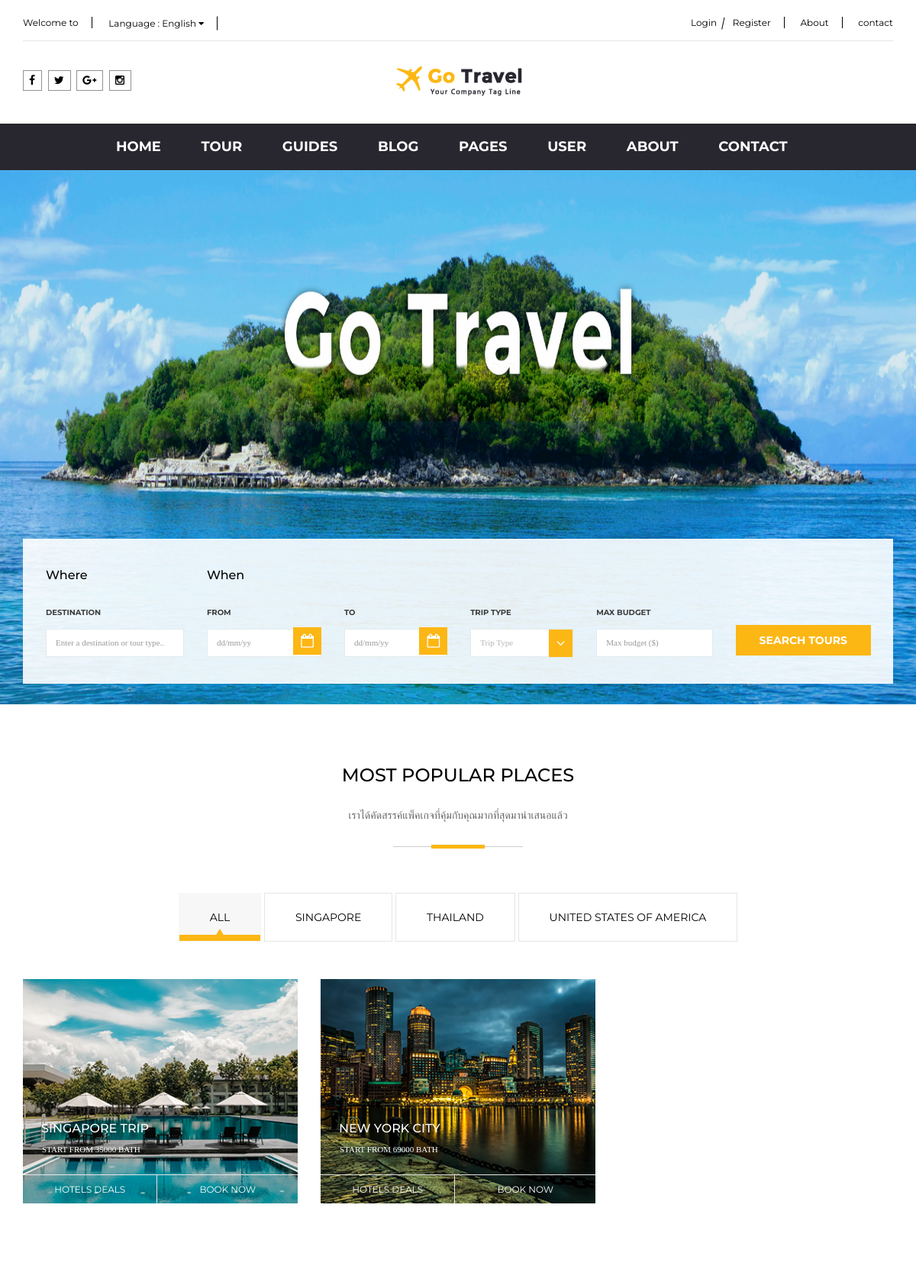
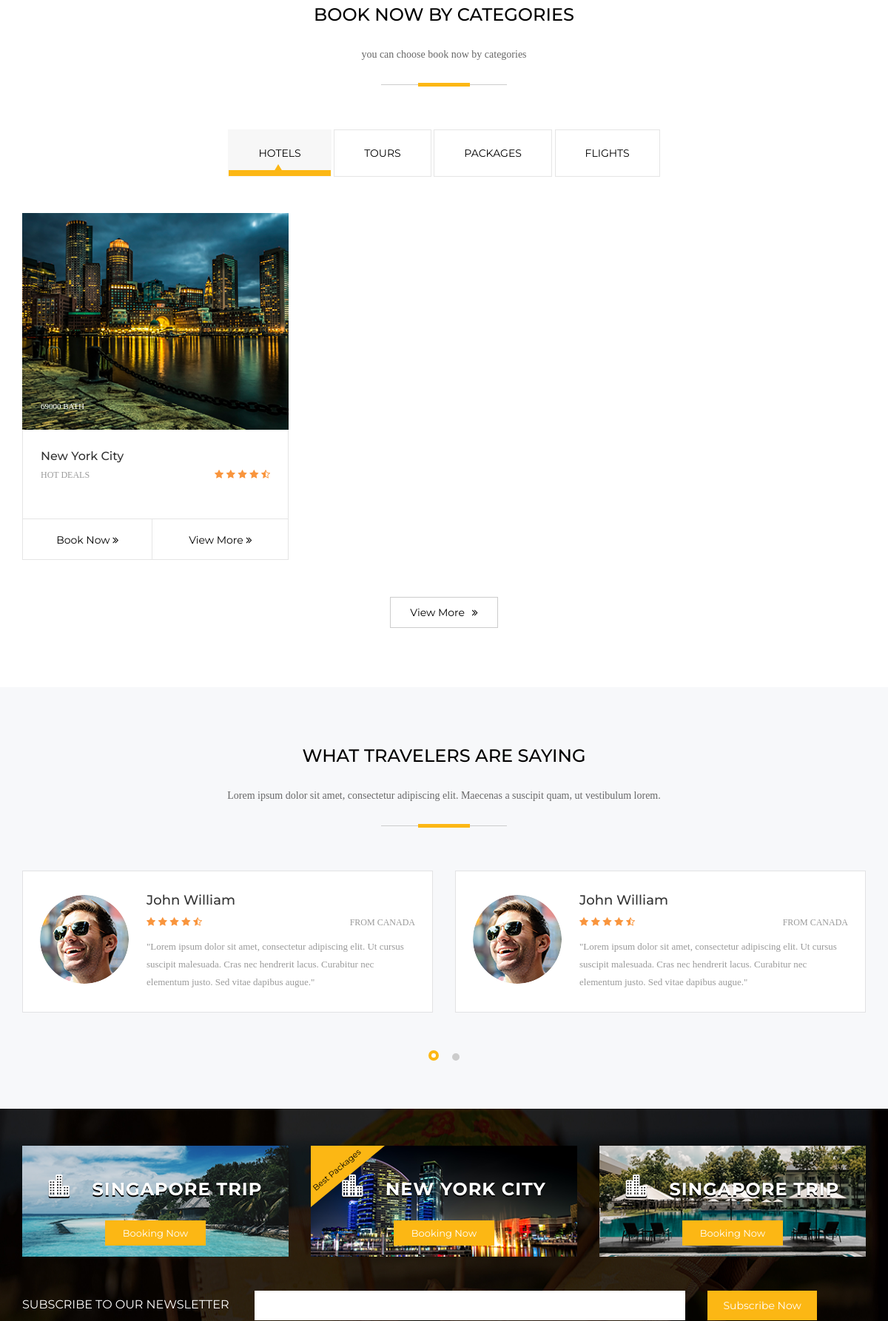
/index.php/main (upper part), run on the app's committed database (2 pictures, top to bottom).
### tables this page shows
CREATE TABLE `lang_static` (
  `id` int(11) NOT NULL,
  `name` varchar(100) NOT NULL,
  `data` mediumtext NOT NULL
);

CREATE TABLE `config` (
  `title` longtext NOT NULL,
  `description` longtext NOT NULL,
  `keywords` longtext NOT NULL,
  `footer` longtext NOT NULL,
  `logo` varchar(100) NOT NULL,
  `email` varchar(100) NOT NULL,
  `mobile` varchar(100) NOT NULL,
  `facebook` varchar(100) NOT NULL,
  `google` varchar(100) NOT NULL,
  `ig` varchar(100) DEFAULT NULL,
  `twitter` varchar(100) NOT NULL,
  `auto_verify` int(1) NOT NULL,
  `line` varchar(100) DEFAULT NULL,
  `latitude` double DEFAULT NULL,
  `longtitude` double DEFAULT NULL,
  `address` longtext,
  `slogan` longtext,
  `paypal_email` varchar(100) DEFAULT NULL
);

CREATE TABLE `banner` (
  `banner_id` int(11) NOT NULL,
  `banner_head` varchar(100) DEFAULT NULL,
  `banner_title` varchar(100) DEFAULT NULL,
  `banner_description` text,
  `banner_image` varchar(100) DEFAULT NULL,
  `active` int(1) DEFAULT '1',
  `link` varchar(100) DEFAULT NULL,
  `room_id` int(11) DEFAULT NULL,
  `position` enum('home') NOT NULL
);

CREATE TABLE `countries` (
  `num_code` int(3) NOT NULL DEFAULT '0',
  `alpha_2_code` varchar(2) DEFAULT NULL,
  `alpha_3_code` varchar(3) DEFAULT NULL,
  `en_short_name` varchar(52) DEFAULT NULL,
  `nationality` varchar(39) DEFAULT NULL
);

CREATE TABLE `rooms` (
  `room_id` int(11) NOT NULL,
  `category_id` int(11) NOT NULL,
  `room_no` varchar(100) DEFAULT NULL,
  `room_name` longtext NOT NULL,
  `room_short` longtext,
  `room_description` longtext,
  `room_price` float NOT NULL,
  `room_total` int(11) DEFAULT NULL,
  `room_status` enum('Y','N') NOT NULL,
  `room_image` varchar(100) DEFAULT NULL,
  `seo_title` longtext,
  `seo_keywords` longtext,
  `seo_description` longtext,
  `link` varchar(100) DEFAULT NULL,
  `star` double DEFAULT NULL,
  `country_id` int(3) NOT NULL,
  `deal` enum('hot','hotel') NOT NULL,
  `use_view` int(1) NOT NULL
);

CREATE TABLE `category` (
  `category_id` int(11) NOT NULL,
  `category_name` longtext,
  `category_detail` longtext
);

CREATE TABLE `content` (
  `content_id` int(11) NOT NULL,
  `content_name` longtext NOT NULL,
  `content_short` longtext,
  `content_description` longtext,
  `create_date` datetime NOT NULL,
  `content_path` varchar(100) DEFAULT NULL,
  `content_type` enum('content','promotion') NOT NULL,
  `room_id` int(11) DEFAULT NULL,
  `link` varchar(100) DEFAULT NULL,
  `recommend` int(1) DEFAULT NULL
);

### application/views/main.php (the view, shortened to what the rows shown need)
<!DOCTYPE html>
<html lang="en" dir="ltr">
<head>
<link href="bootstrap/css/bootstrap.css" rel="stylesheet">
<link href="css/ele-style.css" rel="stylesheet" type="text/css"/>
<link href="css/style.css" rel="stylesheet" type="text/css"/>
<link href="css/responsive.css" rel="stylesheet" type="text/css"/>
<link href="font-awesome/css/font-awesome.min.css" rel="stylesheet" type="text/css" />
<link href="js/owl-carousel/owl.carousel.css" rel="stylesheet" type="text/css" />
<link href="js/dist/css/bootstrap-select.css" rel="stylesheet" type="text/css" />
<link href="js/datetimepicker/bootstrap-datetimepicker.min.css" rel="stylesheet" type="text/css" />
</head>
<body>
	<div id="top">
		<div class="container">
			<div id="top-links" class="nav">
				<ul class="list-inline pull-left">
					<li>
						<a href="#"><?php echo line('welcome to');?> <?php echo title();?></a>
					</li>
				</ul>
				<ul class="list-inline pull-right button">
					<li><a href="login.html"><?php echo line('login');?></a>
						<a href="register.html"><?php echo line('register');?></a>
					</li>
					<li><a href="about.html"><?php echo line('about');?></a></li>
					<li><a href="contact.html"><?php echo line('contact');?></a></li>
				</ul>
			</div>
		</div>
	</div>
	<header>
		<div class="container">
			<div class="row">
			    <div class="col-sm-4 col-md-4 col-xs-12">
					<div id="logo">
						<a href=""><img class="img-responsive" src="<?php echo site_url('public/upload/'.get_logo());?>" alt="logo" title="logo" /></a>
					</div>
				</div>
			</div>
		</div>
	</header>
	<div class="slice">
		<div class="slideshow owl-carousel">
			<?php foreach($banner as $b):?>
			<div class="item">
				<img src="<?php echo base_url('public/upload/banner/'.$b->banner_image);?>" alt="slider" title="slider" class="img-responsive"/>
            </div>
        	<?php endforeach;?>
		</div>
		<div class="slide-detail">
			<div class="container">
				<form class="form-horizontal" method="post">
					<div class="form-group">
						<div class="col-sm-2 wid">
							<h2>Where</h2>
						</div>
						<div class="col-sm-10 wid1">
							<h2>When</h2>
						</div>
					</div>
				</form>
			</div>
		</div>
	</div>
<div class="placetop">
	<div class="container">
		<div class="row">
			<div class="places">
				<h1><?php echo line('MOST POPULAR PLACES');?></h1>
				<p><?php echo line('desc most pop');?></p>
				<hr>
				<ul class="nav nav-tabs list-inline">
					<li class="active">
					</li>
					<?php foreach($countries as $c):?>
						<li class="">
							<a href="#<?php echo $c->alpha_3_code;?>" data-toggle="tab" aria-expanded="false"><?php echo $c->en_short_name;?></a>
						</li>
					<?php endforeach;?>
				</ul>
			</div>
			<div class="tab-content">
				<div class="tab-pane active" id="all">
					<?php foreach($rooms as $rm):
						$lang = lang();
						$name  =unserialize($rm->room_name);
						?>
							<div class="col-md-4 col-lg-4 col-sm-6 col-xs-12">
								<div class="product-thumb">
									<div class="image">
										<a href="<?php echo getLink($rm->room_id);?>"><img src="<?=base_url();?>public/upload/tour/<?=$rm->room_image;?>" alt="<?php echo $name[$lang];?>" title="<?php echo $name[$lang];?>" class="img-responsive" /></a>
										<div class="matter">
											<h2><?php echo $name[$lang];?></h2>
											<p><?php echo line('start from');?> <?=$rm->room_price;?> <?php echo line('bath');?></p>
											<ul class="list-inline">
												<li><a href="<?php echo getLink($rm->room_id);?>">hotels deals </a></li>
												<li><a href="<?php echo getLink($rm->room_id);?>"><?php echo line('book now');?> </a></li>
											</ul>
										</div>
									</div>
								</div>
							</div>
					<?php endforeach;?>
				</div>
			</div>
		</div>
	</div>
</div>
<div class="placetop">
	<div class="container">
		<div class="row">
			<div class="places">
				<h1><?php echo line('book now by categories');?></h1>
				<p><?php echo line('choose book now by categories');?></p>
				<hr>
				<ul class="nav nav-tabs list-inline">
					<?php $i = 1; foreach($category as $cat):
						$lang = $this->session->userdata('lang')?$this->session->userdata('lang'):'en';
						$txt = unserialize($cat->category_name);
						?>
						<li class="<?php echo $i==1?'active':'';?>">
							<a href="#<?php echo strtolower($txt['en']);?>" data-toggle="tab" aria-expanded="true"><?php echo $txt[$lang];?></a>
						</li>
					<?php $i++; endforeach;?>
				</ul>
			</div>
			<div class="tab-content tour">
				<?php $i = 1; foreach($category as $cat):
					$txt = unserialize($cat->category_name);
				?>
					<div class="tab-pane <?php echo $i==1?'active':'';?>" id="<?php echo strtolower($txt['en']);?>">
					<?php foreach($rooms as $rm):?>
						<?php if ($rm->category_id == $cat->category_id):
						$lang = lang();
						$name  =unserialize($rm->room_name);
						?>
						<div class="col-md-4 col-lg-4 col-sm-6 col-xs-12">
							<div class="product-thumb">
								<div class="image">
									<a href="<?php echo getLink($rm->room_id);?>">
										<img src="<?=base_url();?>public/upload/tour/<?=$rm->room_image;?>" alt="<?php echo $name[$lang];?>" title="<?php echo $name[$lang];?>" class="img-responsive" />
									</a>
									<div class="matter">
										<p><?=$rm->room_price;?> <?php echo line('bath');?></p>
									</div>
								</div>
								<div class="caption">
									<div class="inner">
										<h4><?php echo $name[$lang];?></h4>
										<div class="rate">
											<div class="pull-left">
												<span>HOT DEALS</span>
											</div>
											<div class="pull-right">
												<i class="fa fa-star" aria-hidden="true"></i>
												<i class="fa fa-star" aria-hidden="true"></i>
												<i class="fa fa-star" aria-hidden="true"></i>
												<i class="fa fa-star" aria-hidden="true"></i>
												<i class="fa fa-star-half-o" aria-hidden="true"></i>
											</div>
										</div>
									</div>
									<div class="text-left">
										<button type="button" onclick="location.href='<?php echo site_url('tour/id/'.$rm->room_id);?>'"><?php echo line('book now');?> <i class="fa fa-angle-double-right" aria-hidden="true"></i></button>
										<button type="button" onclick="location.href='<?php echo site_url('tour/id/'.$rm->room_id);?>'">View More <i class="fa fa-angle-double-right" aria-hidden="true"></i></button>
									</div>
								</div>
							</div>
						</div>
						<?php endif;?>
					<?php $i++; endforeach;?>
					</div>
				<?php endforeach;?>
			</div>
		</div>
	</div>
</div>
<div class="testimonail">
	<div class="container">
		<div class="row">
			<div class="places">
				<h1>what travelers are saying</h1>
			</div>
		</div>
	</div>
</div>
<?php $this->load->view('_footer');?>
</body>
</html>

### application/views/_footer.php (shortened to what the rows shown need)
<div class="news">
    <div class="newsinner">
    <div class="container">
        <div class="row">
            <?php
            $bannerContent  = getPromotionBanner();
            if (count($bannerContent)>0):?>
            <?php foreach($bannerContent as $bc):
            $lang = lang();
            $bcname = unserialize($bc->room_name);
            ?>
            <div class="col-sm-4 col-xs-12">
                <div class="product-thumb">
                    <div class="image">
                        <a href="<?php echo site_url('tour/id/'.$bc->room_id);?>">
                            <img src="<?=base_url();?>public/upload/content/<?=$bc->content_path;?>" class="img-responsive"/>
                        </a>
                        <?php if ($bc->recommend==1):?>
                            <div class="off">
                                <span><?php echo line('Best Packages');?></span>
                            </div>
                        <?php endif;?>
                        <div class="matter">
                            <p class="des"><span class="icon_building_alt"></span> <?php echo $bcname[$lang];?></p>
                            <button type="button" onclick="top.location.href='<?php echo site_url('tour/id/'.$bc->room_id);?>'"> Booking Now</button>
                        </div>
                    </div>
                </div>
            </div>
            <?php endforeach;
            endif;?>
            <div class="col-sm-12">
                <form class="subscribe">
                    <div class="form-group">
                        <div class="input-group">
                            <label><?php echo line('subscribe');?></label>
                            <input placeholder="" name="subscribe_email" value="" type="text">
                            <button class="btn btn-default btn-lg" type="submit"><?php echo line('Subscribe Now');?></button>
                        </div>
                    </div>
                </form>
            </div>
        </div>
    </div>
    </div>
</div>

### data on the page
lang_static: data "Welcome to"
lang_static: data "Login"
lang_static: data "Register"
lang_static: data "About"
lang_static: data "contact"
config: logo (picture)
banner: banner_image (picture)
lang_static: data "MOST POPULAR PLACES"
lang_static: data "เราได้คัดสรรค์แพ็คเกจที่คุ้มกับคุณมากที่สุดมานำเสนอแล้ว"
countries: en_short_name "SINGAPORE"
countries: en_short_name "THAILAND"
countries: en_short_name "UNITED STATES OF AMERICA"
rooms: room_image (picture), room_name "SINGAPORE TRIP", line "START FROM", room_price "35000", lang_static.data "BATH", lang_static.data "BOOK NOW"
rooms: room_image (picture), room_name "NEW YORK CITY", line "START FROM", room_price "69000", lang_static.data "BATH", lang_static.data "BOOK NOW", room_name "New York City", lang_static.data "Book Now"
lang_static: data "BOOK NOW BY CATEGORIES"
lang_static: data "you can choose book now by categories"
category: category_name "HOTELS"
category: category_name "TOURS"
category: category_name "PACKAGES"
category: category_name "FLIGHTS"
content: content_path (picture), room.room_name "SINGAPORE TRIP"
content: content_path (picture), lang_static.data "Best Packages", room.room_name "NEW YORK CITY"
content: content_path (picture), room.room_name "SINGAPORE TRIP"
lang_static: data "SUBSCRIBE TO OUR NEWSLETTER"
lang_static: data "Subscribe Now"
